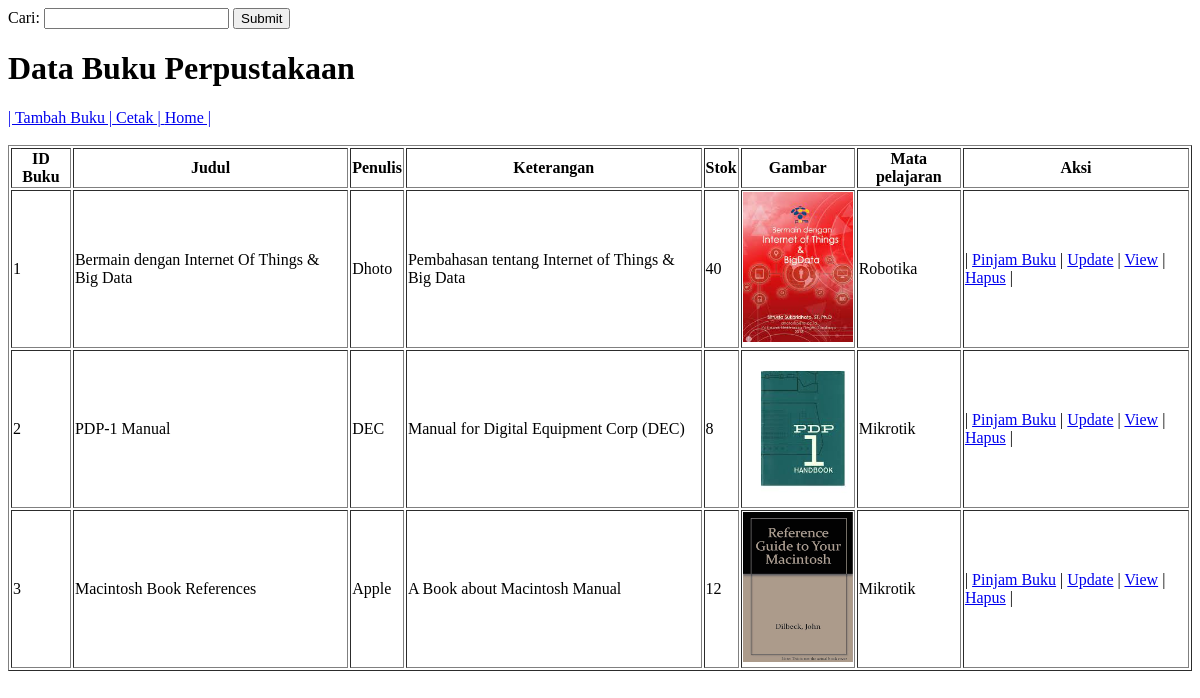
Before: /public/dashboard/data/dsperpustakaan.php with the older database file.
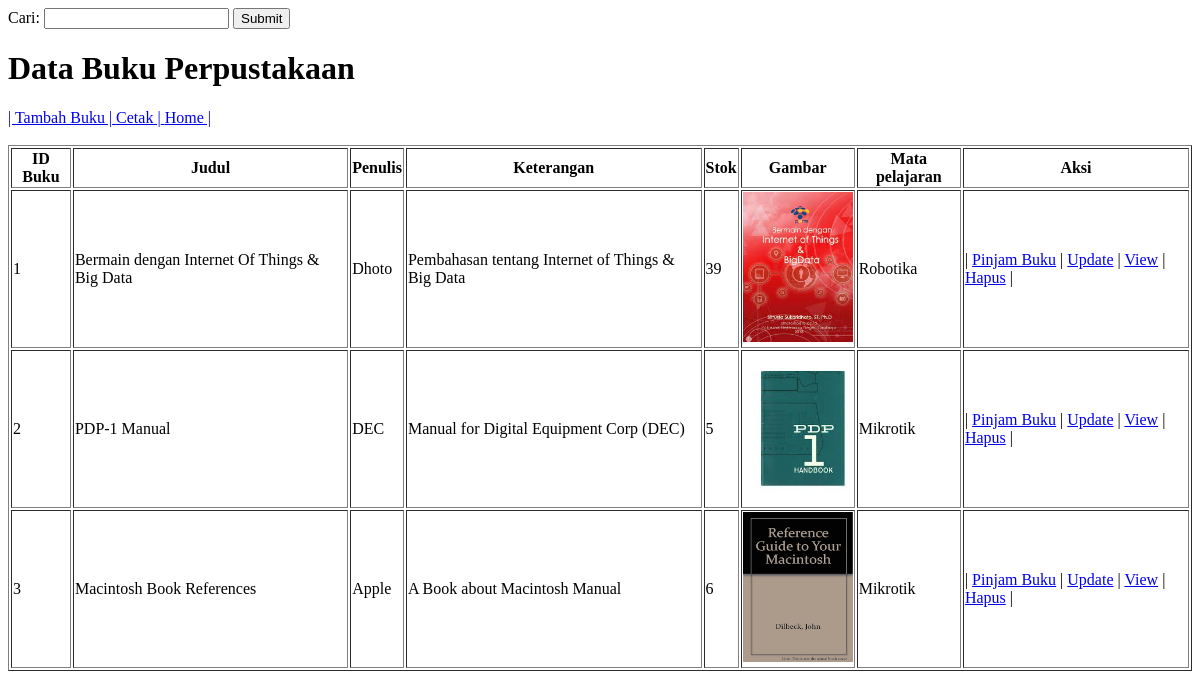
After: the same page with the newer database file.
### tables this page shows
CREATE TABLE `buku` (
  `id_buku` int(11) NOT NULL,
  `judul` varchar(100) DEFAULT NULL,
  `penulis` varchar(100) DEFAULT NULL,
  `keterangan` varchar(100) DEFAULT NULL,
  `stok` int(11) DEFAULT NULL,
  `gambar` varchar(100) DEFAULT NULL,
  `matapelajaran_idpelajaran` int(11) DEFAULT NULL
);

CREATE TABLE `matapelajaran` (
  `idpelajaran` int(11) NOT NULL,
  `namapelajaran` varchar(100) DEFAULT NULL,
  `guru_idguru` int(11) DEFAULT NULL
);

### public/dashboard/data/dsperpustakaan.php (the view, shortened to what this page needs)
<?php
    include_once("../../../config/koneksi.php");
?>
<!DOCTYPE html>
<html lang="en">
<head>
</head>
<body>
    <form action="dsperpustakaan.php" method="get">
        <label>Cari: </label>
        <input type="text" name="cari">
        <input type="submit" name="Cari">
    </form>
    <table border="1">
        <h1>Data Buku Perpustakaan</h1>
        <a href="../../perpustakaan/tambah/tambah.php">| Tambah Buku |</a>
        <a href="../../perpustakaan/cetak.php" target="_blank"> Cetak |</a>
        <a href="../dashboard.php"> Home |</a><br><br>
            <?php
                if (isset($_GET['cari'])) {
                    $cari = $_GET['cari'];
                    $ambildata = mysqli_query($kon, "SELECT buku.*, matapelajaran.namapelajaran FROM buku
                                                        INNER JOIN matapelajaran ON buku.matapelajaran_idpelajaran = matapelajaran.idpelajaran
                                                        WHERE buku.id_buku LIKE '%".$cari."%' OR buku.judul LIKE '%".$cari."%' OR buku.penulis LIKE '%".$cari."%'");
                } else {
                    $ambildata = mysqli_query($kon, "SELECT buku.*, matapelajaran.namapelajaran FROM buku
                                                        INNER JOIN matapelajaran ON buku.matapelajaran_idpelajaran = matapelajaran.idpelajaran
                                                        ORDER BY buku.id_buku ASC");
                }
            ?>
        <tr>
            <th>ID Buku</th>
            <th>Judul</th>
            <th>Penulis</th>
            <th>Keterangan</th>
            <th>Stok</th>
            <th>Gambar</th>
            <th>Mata pelajaran</th>
            <th>Aksi</th>
        </tr>
        <?php
            while ($userAmbilData = mysqli_fetch_array($ambildata)) {
                echo "<tr>";
                echo "<td>" . $id = $userAmbilData['id_buku'] . "</td>";
                echo "<td>" . $judul = $userAmbilData['judul'] . "</td>";
                echo "<td>" . $penulis = $userAmbilData['penulis'] . "</td>";
                echo "<td>" . $keterangan = $userAmbilData['keterangan'] . "</td>";
                echo "<td>" . $stok = $userAmbilData['stok'] . "</td>";
                echo "<td>";
                        $data = mysqli_query($kon, "SELECT * FROM buku WHERE id_buku = '{$userAmbilData['id_buku']}'");
                        while ($row = mysqli_fetch_array($data)) {
                            echo "<a href='javascript:void(0);' onclick=\"window.open(../../perpustakaan/aset/{$row['gambar']}', '_blank');\">
                                    <img src='../../perpustakaan/aset/{$row['gambar']}' alt='Gambar Guru' width='110' height='150'></a>";
                        }
                echo "<td>" . $mata_pelajaran = $userAmbilData['namapelajaran'] . "</td>";
                echo "<td>
                    | <a href='../../perpustakaan/view/pinjam.php?id=" .$userAmbilData['id_buku']. "'>Pinjam Buku</a> |
                    <a href='../../perpustakaan/update/update.php?id=" .$userAmbilData['id_buku']. "'>Update</a> |
                    <a href='../../perpustakaan/view/view.php?id=" .$userAmbilData['id_buku']. "'>View</a> |
                    <a href='../../perpustakaan/bukuhapus.php?id=" .$userAmbilData['id_buku']. "'>Hapus</a> |
                    </td>";
            }
        ?>
</body>
</html>

Changed rows visible on the page:
changed buku "Bermain dengan Internet Of Things & Big Data": stok "40" → "39"
changed buku "PDP-1 Manual": stok "8" → "5"
changed buku "Macintosh Book References": stok "12" → "6"
